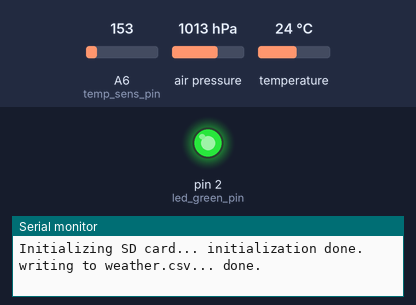
Bench run of a sketch on a simulated Arduino Nano Every. Parts: output pins drawn as LEDs (lit = HIGH), the last lines printed to the serial monitor. Inputs (shaded band) come from the test bench; at power-on: A6 (temp_sens_pin) = 153, air pressure 1013 hPa, temperature 24 °C. Storage starts empty.

Above: at 5.33 s.
At 6.0 s:
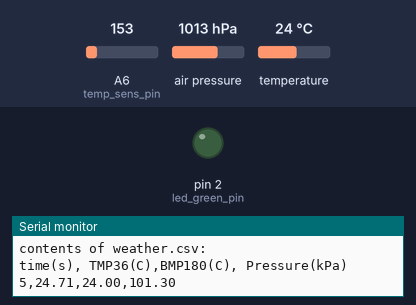
Timing chart, 0 to 8.7 s (numbered marks = the images above):
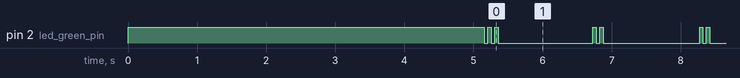

Measured:
- by itself, pin 2 (led_green_pin): repeats every 1.5 s: HIGH 0.05 s, LOW 0.05 s, HIGH 0.05 s, LOW 1.4 s

The sketch:

weather-system-toast-sat.ino
```cpp
/*
 * Title:         Weather Systems Satellite
 * Last Updated:  March 03rd, 2022
 * Author:        Sean Tedesco
 * Brief:         Example of a toastSat payload that utilizes the BMP180 pressure sensor
 *                  and the TMP36 temperature sensor. The time, temperature from the TMP36,
 *                  and the temperature and pressure from the BMP180 are measured and
 *                  recorded onto an SD card.
 *                Note: The contents of the SD card is overwritten upon reset of the Arduino.
 */

/*****************************************************************
 * NOTES / HARDWARE SETUP
 *  - PIN CONFIGURATION IS MEANT FOR ARDUINO NANO EVERY
 *  - TMP36 TEMPERATURE SENSORS POWERED WITH 5.0 VOLTS
 *
 *  - TEMP_SENS1 --> ANALOG PIN A6 (as INPUT)
 *
 *  - BMP180 SCL --> ANALOG PIN A5
 *  - BMP180 SDA --> ANALOG PIN A4
 *
 *  - THE SD CARD MUST BE CONNECTED TO A LOGIC LEVEL SHIFTER
 *  - SD CARD CSN  --> LV1 --> HV1 --> DIGITAL PIN 10
 *  - SD CARD MOSI --> LV1 --> HV1 --> DIGITAL PIN 11
 *  - SD CARD MISO --> LV1 --> HV1 --> DIGITAL PIN 12
 *  - SD CARD SCLK --> LV1 --> HV1 --> DIGITAL PIN 13
 *  - ARDUINO 3.3V --> LV
 *  - ARDUINO 5.0V --> HV
 *  - ARDUINO GND  --> GND
 *
 *  - STATUS LED (GREEN) --> DIGITAL PIN 2
 *
 * Requirements:
 *  BMP180 Library: https://learn.sparkfun.com/tutorials/bmp180-barometric-pressure-sensor-hookup-/all#res
 */

/*****************************************************************
* USER INPUT
*/
#define DEBUG       1  // set to 0 to disable debug traces
#define OVERWRITE   1  // set to 0 to disable overwriting

/*****************************************************************
 * INCLUDES
 */
#include <SPI.h>
#include <SD.h>
#include <Wire.h>
#include <SFE_BMP180.h>

/*****************************************************************
 * PIN SETUP and GLOBAL VARIABLES
 */
#if DEBUG
  #define debug_serial_begin(...) Serial.begin(__VA_ARGS__);
  #define debug_print(...)    Serial.print(__VA_ARGS__)
  #define debug_write(...)    Serial.write(__VA_ARGS__)
  #define debug_println(...)  Serial.println(__VA_ARGS__)
#else
  #define debug_serial_begin(...)
  #define debug_print(...)
  #define debug_write(...)
  #define debug_println(...)
#endif

// pin specifications
const int led_green_pin = 2;  // output
const int sd_card_csn = 10;   // output
const int temp_sens_pin = A6; // input

// tmp36 temperature sensor
int analog_input;
float temp_average, raw_voltage, temp_celsius;

// bmp180 pressure sensor
SFE_BMP180 pressure_sensor;
char status;
double T, P, kpa, baseline;

// sd card reader / writer
File myFile;
unsigned long time_stamp;
unsigned long seconds_since_boot;

/*****************************************************************
 * FUNCTION DECLARATIONS
 */
double getPressure(void);

/*****************************************************************
 * SETUP
 */
void setup(){

  // open serial communications
  debug_serial_begin(9600);
  while (!Serial) {
    ; // wait for serial port to connect.
  }

  //turn on the status LEDs to let the user know the system is working
  digitalWrite(LED_BUILTIN, HIGH);
  pinMode(led_green_pin, OUTPUT);
  digitalWrite(led_green_pin, HIGH);
  debug_println("*** ToastSat System Started ***");

  // set up the temperature sensor
  pinMode(temp_sens_pin, INPUT);
  debug_println("initializing tmp36 sensor... initialization done.");

  // set up the pressure sensor
  debug_print("initializing bmp180 sensor... ");
  if (!pressure_sensor.begin()){
    debug_println("initialization failed!");
    digitalWrite(led_green_pin, LOW);
    while(1);
  }
  debug_println("initialization done.");

  // Get the baseline pressure
  baseline = getPressure();

  // set up the sd card reader / writer
  debug_print("Initializing SD card... ");
  if (!SD.begin(sd_card_csn)) {
    debug_println("initialization failed!");
    digitalWrite(led_green_pin, LOW);
    while (1);
  }
  debug_println("initialization done.");

  if (SD.exists("weather.csv") && OVERWRITE){
    SD.remove("weather.csv");
    debug_println("removed old weather file.");
  }

  myFile = SD.open("weather.csv", FILE_WRITE);
    // if the file opened properly, write to it:
    if (myFile) {
      debug_print("writing to weather.csv... ");
      myFile.println("time(s), TMP36(C),BMP180(C), Pressure(kPa)");
      // close the file:
      myFile.close();
      debug_println("done.");
    } else {
      // if the file didn't open, print an error:
      debug_println("error opening weather.csv");
      digitalWrite(led_green_pin, LOW);
      while (1);
    }
  delay(5000);
  digitalWrite(led_green_pin, LOW);
}


/*****************************************************************
 * LOOP
 */
void loop(){

  digitalWrite(led_green_pin, LOW);
  delay(50);
  digitalWrite(led_green_pin, HIGH);
  delay(50);
  digitalWrite(led_green_pin, LOW);
  delay(50);
  digitalWrite(led_green_pin, HIGH);
  delay(50);
  digitalWrite(led_green_pin, LOW);

  time_stamp = millis();
  seconds_since_boot = time_stamp / 1000;

  // read the analog input at each sensor
  analog_input = analogRead(temp_sens_pin);
  // convert analog input to a voltage value
  raw_voltage = analog_input * (5.0/1024.0);
  // convert voltage value to a temperature value
  temp_celsius = (raw_voltage - 0.5) * 100;
  debug_print("temp1: ");
  debug_println(temp_celsius);

  delay(100);

  status = pressure_sensor.startTemperature();
  if (status != 0) {
    delay(status);
    status = pressure_sensor.getTemperature(T);
  }
  debug_print("temp2: ");
  debug_println(T);

  delay(100);
  P = getPressure();
  kpa = P*0.1;
  debug_print("press: ");
  debug_println(kpa);

  // save this loop's collected data to the sd-card by printing the data to in .csv formatting
  myFile = SD.open("weather.csv", FILE_WRITE);
  if (myFile) {
    debug_print("writing to weather.csv... ");
    myFile.print(seconds_since_boot);
    myFile.print(",");
    myFile.print(temp_celsius);
    myFile.print(",");
    myFile.print(T);
    myFile.print(",");
    myFile.println(kpa);

    // close the file:
    myFile.close();
    debug_println("done.");
  } else {
    // if the file cannot be opened flash the LED and print an error message.
    debug_println("error opening weather.csv");
    digitalWrite(LED_BUILTIN, HIGH);
    delay(50);
    digitalWrite(LED_BUILTIN, LOW);
    delay(50);
    digitalWrite(LED_BUILTIN, HIGH);
    delay(50);
    digitalWrite(LED_BUILTIN, LOW);
  }

  if (DEBUG){
      myFile = SD.open("weather.csv");
    if (myFile) {
      debug_println("contents of weather.csv:");
      while (myFile.available()) {
        debug_write(myFile.read());
      }
      myFile.close();
    } else {
      debug_println("error opening weather.csv");
      digitalWrite(LED_BUILTIN, HIGH);
      delay(50);
      digitalWrite(LED_BUILTIN, LOW);
      delay(50);
      digitalWrite(LED_BUILTIN, HIGH);
      delay(50);
      digitalWrite(LED_BUILTIN, LOW);
    }
  }

  delay(1000);
}

/*****************************************************************
 * FUNCTIONS
 */

/*/*****************************************************************
 * @brief: gets the current pressure value as measured by the BMP180 sensor.
 * @param: void
 * @return: pressure measurement in hPa, floating point number.
 */
double getPressure(void) {
  status = pressure_sensor.startTemperature();
  if (status != 0) {
    delay(status);
    status = pressure_sensor.getTemperature(T);
    if (status != 0) {
      status = pressure_sensor.startPressure(3);
      if (status != 0) {
        delay(status);
        status = pressure_sensor.getPressure(P,T);
        if (status != 0) {
          return(P);
        }
        else debug_println("error retrieving pressure measurement.");
      }
      else debug_println("error starting pressure measurement.");
    }
    else debug_println("error retrieving temperature measurement.");
  }
  else debug_println("error starting temperature measurement.");
}
```
